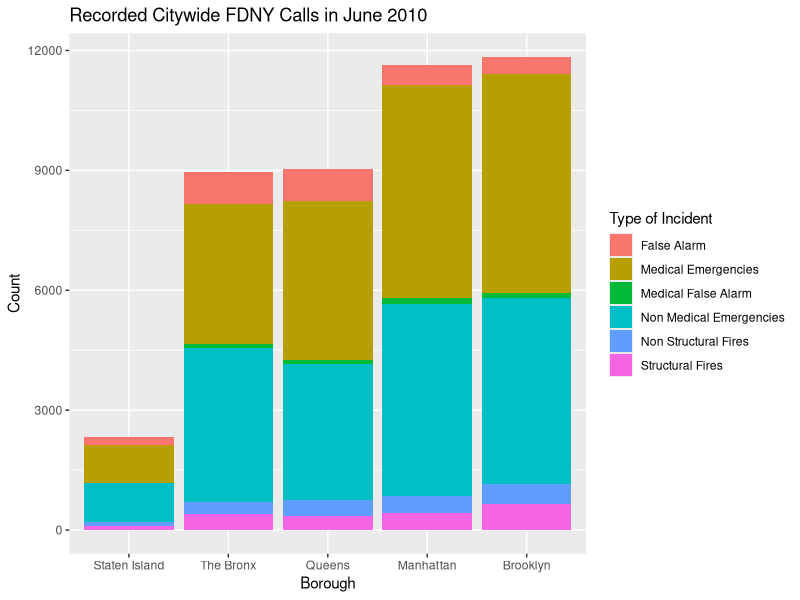
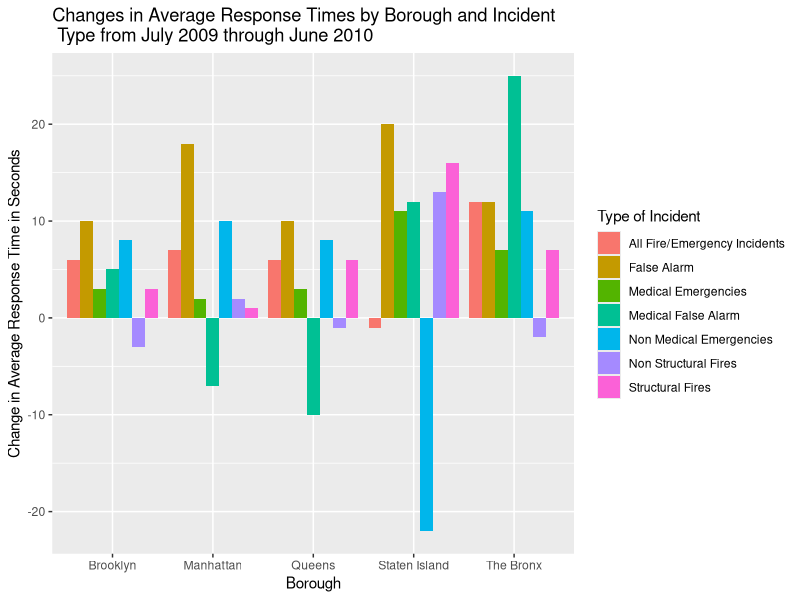
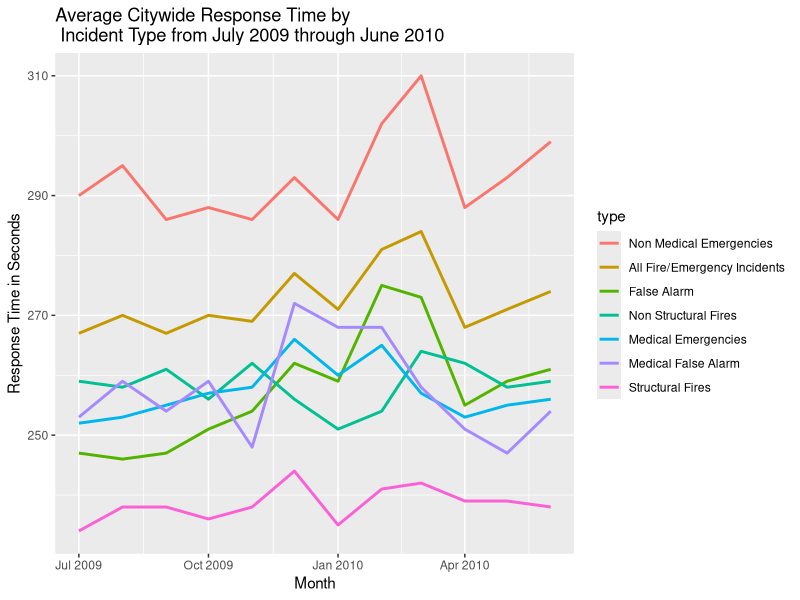
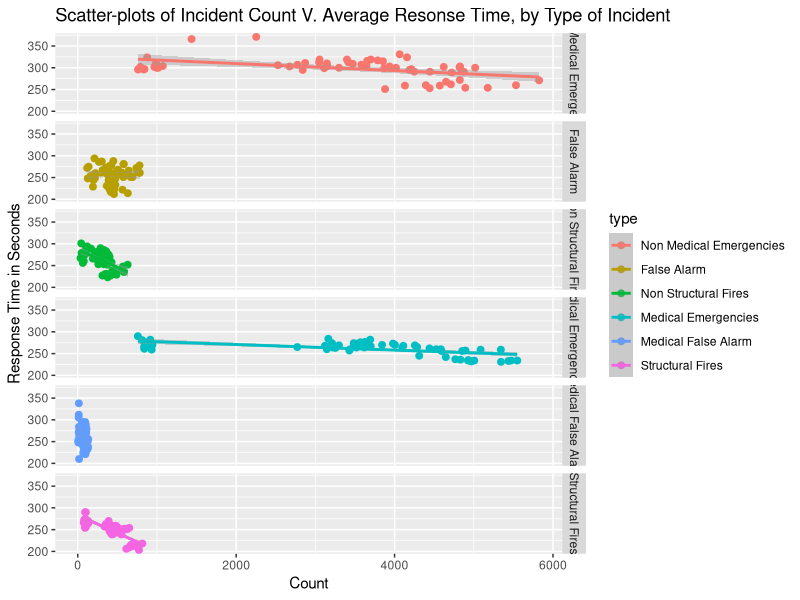
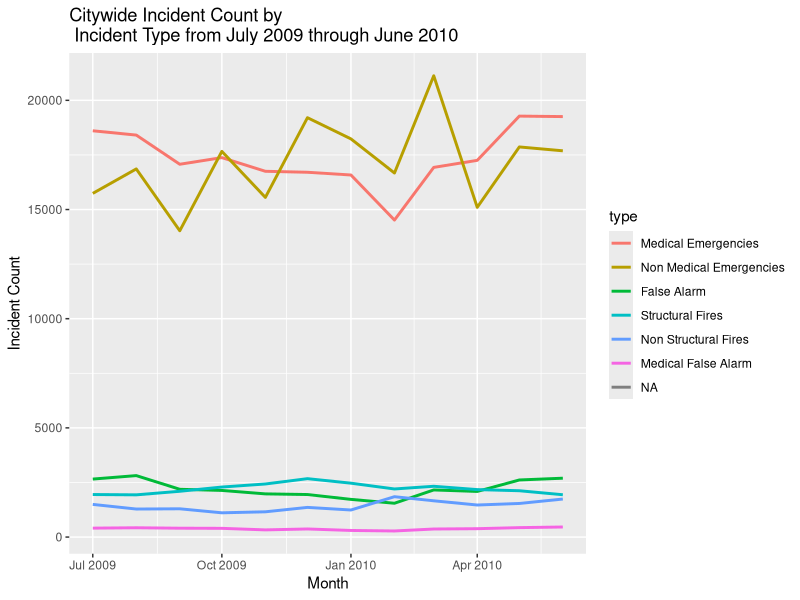
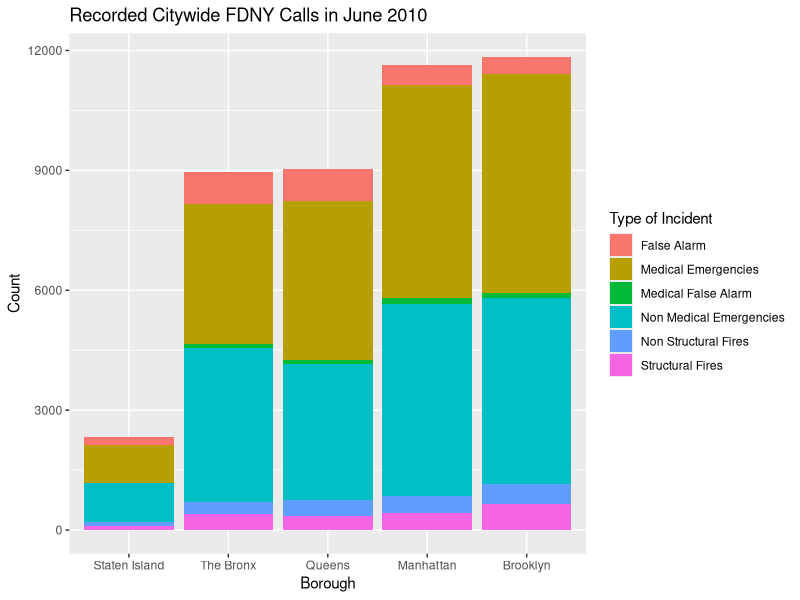
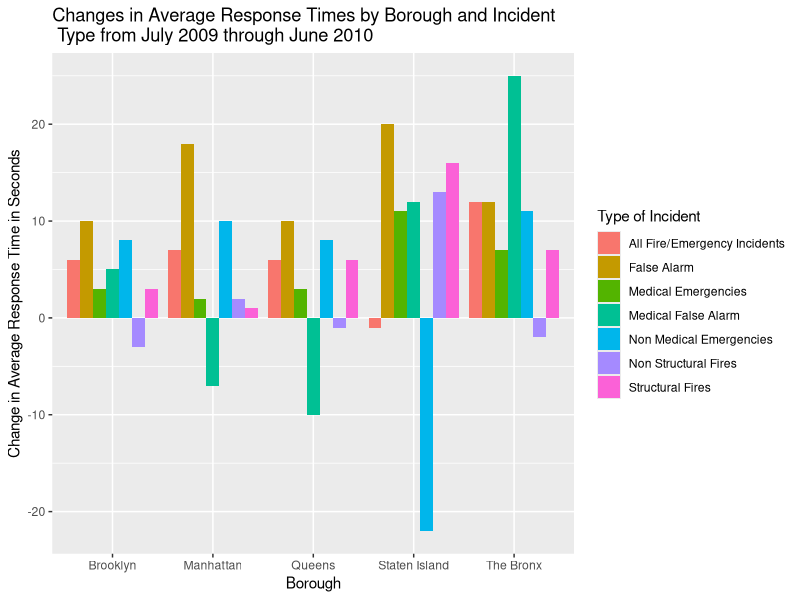
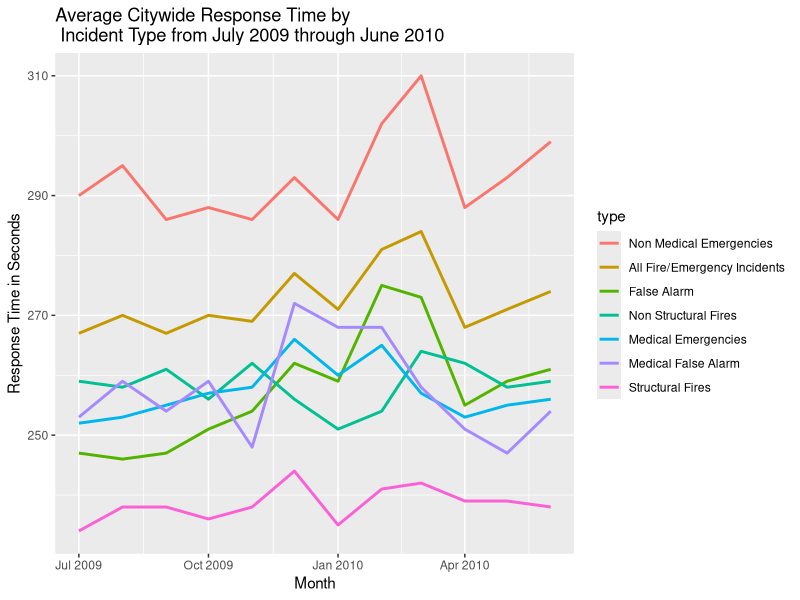

Write R code to recreate these figures, in order.
##This script creates and saves some plots

library(ggplot2)

##Load data from one of the tables made in "02_data_table.r"
Cdat<-read.delim("Change in average response times, by Borough and type.tsv", header = TRUE, sep = "\t")

##Load data from cleaned data set made in "01_data_clean.r"
Fdat <- read.delim("fire_data_clean.tsv", header = TRUE, sep = "\t")
Fdat$date <- as.Date(Fdat$date, format='%Y-%m-%d')

## Make a stacked bar chart of average response times by type and location
Fdat$location <- factor(Fdat$location, levels = c("Staten Island", "The Bronx","Queens", "Manhattan","Brooklyn", "Citywide"))
p1 <- ggplot(data=Fdat[Fdat$date == max(Fdat$date) & Fdat$location !="Citywide"& Fdat$type != "All Fire/Emergency Incidents",], aes(x=location, y= count, fill = type, order = type)) 
p1 + geom_bar(stat="identity")+ xlab("Borough") + ylab("Count") + ggtitle("Recorded Citywide FDNY Calls in June 2010") + scale_fill_hue(name = "Type of Incident")

ggsave("barchart_incident_count_by_location.png")

## Make a side by side bar chart of changes in average response times by type and location over the year
p2 <- ggplot(data=Cdat[Cdat$location != "Citywide",], aes(x=location, y= change_in_response_time, fill = type))
p2 + geom_bar(position = "dodge", stat = "identity") + xlab("Borough") + ylab("Change in Average Response Time in Seconds") + scale_fill_hue(name = "Type of Incident") + ggtitle("Changes in Average Response Times by Borough and Incident \n Type from July 2009 through June 2010")

ggsave("sidebyside_response_time_changes_by_location.png")

## Make a line chart of changes over the year in Citywide response times to different types of incidents
Fdat$type <- factor(Fdat$type, levels = c("Non Medical Emergencies", "All Fire/Emergency Incidents","False Alarm", "Non Structural Fires","Medical Emergencies", "Medical False Alarm","Structural Fires"))
p3 <- ggplot(data = Fdat[Fdat$location == "Citywide",], aes(x = date, y = response, colour = type))
p3 + geom_line(size = 1) + xlab("Month") + ylab("Response Time in Seconds") + scale_fill_hue(name = "Type of Incident") + ggtitle("Average Citywide Response Time by \n Incident Type from July 2009 through June 2010")

ggsave("line_chart_citywide_response_time_over_year.png")

## Make scatter plots, using facetting, of to explore whether there is a relationship between count and response time, by type of incident
p4 <- ggplot(data = Fdat[Fdat$location != "Citywide" & Fdat$type !="All Fire/Emergency Incidents",], aes(x = count, y = response, colour = type)) + geom_point(size = 2)
p4 + stat_smooth(method="lm") + facet_grid(type ~.) + xlab("Count") + ylab("Response Time in Seconds") + ggtitle("Scatter-plots of Incident Count V. Average Resonse Time, by Type of Incident")

ggsave("scatter_count_v_response.png")

## Make a line chart of changes over the year in Citywide counts of different types of incidents
Fdat$type <- factor(Fdat$type, levels = c("Medical Emergencies","Non Medical Emergencies", "False Alarm", "Structural Fires","Non Structural Fires",  "Medical False Alarm"))
p5 <- ggplot(data = Fdat[Fdat$location == "Citywide" & Fdat$type != "All Fire/Emergency Incidents",], aes(x = date, y = count, colour = type))
p5 + geom_line(size = 1) + xlab("Month") + ylab("Incident Count") + scale_fill_hue(name = "Type of Incident") + ggtitle("Citywide Incident Count by \n Incident Type from July 2009 through June 2010")

ggsave("line_chart_citywide_counts_over_year.png")

## Clean up after myself
rm(Fdat, Cdat, p1, p2, p3, p4, p5)
